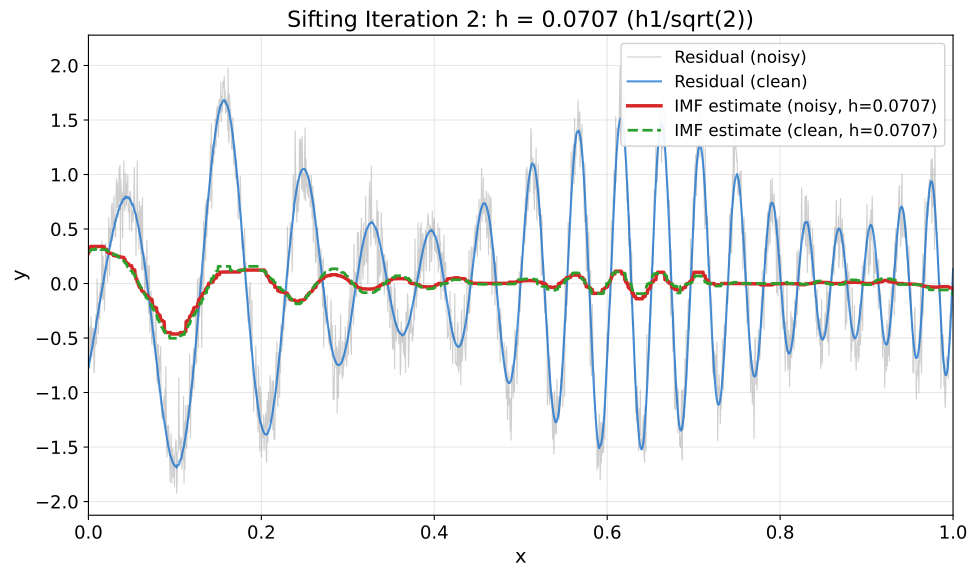

Python code for this plot:
"""EMD Sifting Iteration 2 - Bandwidth h=0.0707

Shows second sifting iteration after subtracting first IMF.
Bandwidth: h2 = h1/sqrt(2) = 0.1/sqrt(2) = 0.0707
"""
import matplotlib.pyplot as plt
import numpy as np
from pathlib import Path

plt.rcParams.update({
    'font.size': 14, 'axes.labelsize': 14, 'axes.titlesize': 16,
    'xtick.labelsize': 13, 'ytick.labelsize': 13, 'legend.fontsize': 12,
    'figure.figsize': (10, 6), 'figure.dpi': 150
})

# Colors
MLBLUE = '#0066CC'
MLGREEN = '#2CA02C'
MLRED = '#D62728'
MLGRAY = '#888888'
MLORANGE = '#FF7F0E'

# =============================================================================
# Smoothing functions
# =============================================================================

def epanechnikov_kernel(u):
    weights = np.zeros_like(u, dtype=float)
    mask = np.abs(u) <= 1
    weights[mask] = 0.75 * (1 - u[mask]**2)
    return weights


def weighted_median(values, weights):
    if len(values) == 0 or np.sum(weights) == 0:
        return np.nan
    sorted_indices = np.argsort(values)
    sorted_values = values[sorted_indices]
    sorted_weights = weights[sorted_indices]
    cumulative_weights = np.cumsum(sorted_weights) / np.sum(sorted_weights)
    idx = np.searchsorted(cumulative_weights, 0.5)
    if idx >= len(sorted_values):
        return sorted_values[-1]
    elif idx == 0:
        return sorted_values[0]
    elif np.isclose(cumulative_weights[idx-1], 0.5):
        return 0.5 * (sorted_values[idx-1] + sorted_values[idx])
    return sorted_values[idx]


def epa_local_median(x, y, bandwidth):
    n = len(x)
    y_smooth = np.zeros(n)
    for i in range(n):
        u = (x - x[i]) / bandwidth
        weights = epanechnikov_kernel(u)
        y_smooth[i] = weighted_median(y, weights)
    return y_smooth


# =============================================================================
# Signal generation and sifting
# =============================================================================

np.random.seed(42)
n = 500
x = np.linspace(0, 1, n)

# AM-FM signal
A_x = 1 + 0.5 * np.sin(4 * np.pi * x)
phi_x = 2 * np.pi * (6 * x + 12 * x**2)
y_clean = A_x * np.sin(phi_x)
sigma = 0.2
noise = sigma * np.random.randn(n)
y_noisy = y_clean + noise

# Bandwidth sequence
h1 = 0.1
h2 = h1 / np.sqrt(2)  # 0.0707

# Iteration 1
m1_noisy = epa_local_median(x, y_noisy, h1)
m1_clean = epa_local_median(x, y_clean, h1)

# Residual after iteration 1
r2_noisy = y_noisy - m1_noisy
r2_clean = y_clean - m1_clean

# Iteration 2: smooth the residual
m2_noisy = epa_local_median(x, r2_noisy, h2)
m2_clean = epa_local_median(x, r2_clean, h2)

# =============================================================================
# Plot
# =============================================================================

fig, ax = plt.subplots(figsize=(10, 6))

# Plot residual from iteration 1
ax.plot(x, r2_noisy, color=MLGRAY, alpha=0.4, linewidth=0.8, label='Residual (noisy)')
ax.plot(x, r2_clean, color=MLBLUE, linewidth=1.5, alpha=0.7, label='Residual (clean)')

# Plot extracted IMF
ax.plot(x, m2_noisy, color=MLRED, linewidth=2.5, label=f'IMF estimate (noisy, h={h2:.4f})')
ax.plot(x, m2_clean, color=MLGREEN, linewidth=2, linestyle='--', label=f'IMF estimate (clean, h={h2:.4f})')

ax.set_xlabel('x')
ax.set_ylabel('y')
ax.set_title(f'Sifting Iteration 2: h = {h2:.4f} (h1/sqrt(2))')
ax.legend(loc='upper right', framealpha=0.9)
ax.grid(True, alpha=0.3)
ax.set_xlim(0, 1)

plt.tight_layout()
plt.savefig(Path(__file__).parent / 'chart.pdf', dpi=300, bbox_inches='tight')
plt.close()

print(f"Saved: {Path(__file__).parent / 'chart.pdf'}")
